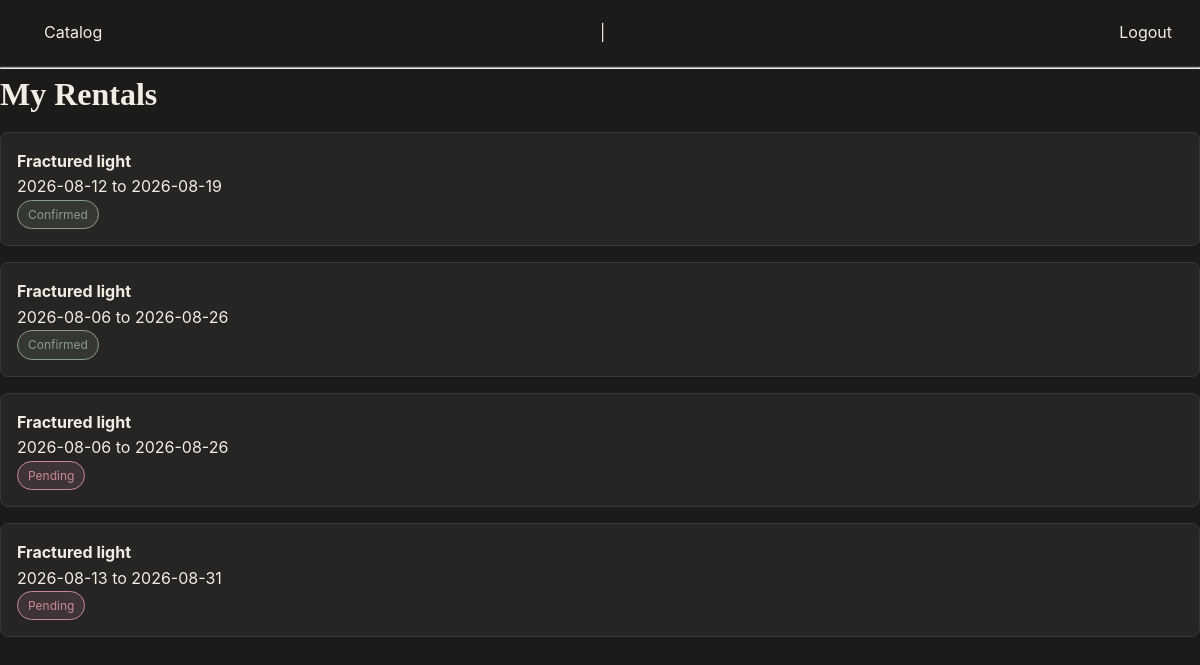
/my-rentals (signed in), run on the app's committed database.
### models.py (models this page shows, shortened)
class Rental(db.Model):
    id = db.Column(db.Integer, primary_key=True)
    user_id = db.Column(db.Integer,db.ForeignKey("user.id"), nullable=False)
    artwork_id = db.Column(db.Integer,db.ForeignKey("artwork.id"), nullable=False)
    start_date = db.Column(db.Date, nullable=False)
    end_date = db.Column(db.Date, nullable=False)
    status = db.Column(db.String(20), default="pending")
    user = db.relationship("User", backref="rentals")
    artwork = db.relationship("Artwork", backref="rentals")

class Artwork(db.Model):
    id = db.Column(db.Integer, primary_key=True)
    title = db.Column(db.String(150), nullable=False)
    artist_name = db.Column(db.String(150), nullable=False)
    category = db.Column(db.String(80))
    price_per_month = db.Column(db.Float, nullable=False)
    is_available = db.Column(db.Boolean, default=True)

### app.py (the view)
@app.route("/my-rentals")
@login_required
def my_rentals():
    rentals = Rental.query.filter_by(user_id=current_user.id).all()
    return render_template("my_rentals.html", rentals=rentals)

### app.py (called while the page is built)
@login_manager.user_loader
def load_user(user_id):
    return User.query.get(int(user_id))

### templates/my_rentals.html (shortened to what this page needs)
{% extends "base.html" %}
{% block content %}
    <h1>My Rentals</h1>
    {% for rental in rentals %}
        <div class="artwork-card">
            <strong>{{ rental.artwork.title }}</strong>
            <p>{{ rental.start_date }} to {{ rental.end_date }}</p>
            {% if rental.status == "confirmed" %}
                <span class="badge">Confirmed</span>
            {% else %}
                <span class="badge" style="border-color:#C9899A; color:#C9899A; background:rgba(201,137,154,0.15);">Pending</span>
            {% endif %}
        </div>
    {% endfor %}
{% endblock %}

### static/css/style.css (style rules this page uses)
* { margin: 0; padding: 0; box-sizing: border-box; }
body { font-family: 'Inter', -apple-system, sans-serif; background-color: #1C1B1A; color: #F2EDE4; line-height: 1.6; }
h1, h2 { font-family: 'Playfair Display', serif; margin-bottom: 12px; }
.artwork-card { background: #262523; border: 1px solid #3A3835; border-radius: 8px; padding: 16px; margin-bottom: 16px; }
.badge { display: inline-block; font-size: 12px; padding: 4px 10px; border-radius: 999px; border: 1px solid #8A9B8E; color: #8A9B8E; background: rgba(138, 155, 142, 0.15); }

### data on the page
Rental: artwork "Fractured light", start_date "2026-08-12", end_date "2026-08-19", status "Confirmed"
Rental: artwork "Fractured light", start_date "2026-08-06", end_date "2026-08-26", status "Confirmed"
Rental: artwork "Fractured light", start_date "2026-08-06", end_date "2026-08-26", status "Pending"
Rental: artwork "Fractured light", start_date "2026-08-13", end_date "2026-08-31", status "Pending"
